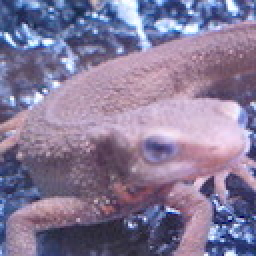
#> input picture Question_31_40/imori.jpg, 128 x 128 px, found by its file name (shown 2 times larger)
$ python prac_55.py
#> lines starting #> are read from the running program, lines starting #| are printed output that depends on the picture
import cv2
import numpy as np

img = cv2.imread('Question_31_40\imori.jpg')
#> img is the input picture: shape (128, 128, 3); mean B, G, R 152.8, 121.8, 134.1

# 2次元離散フーリエ変換 (DFT)のハイパーパラメーター
K, L = 128, 128
channel = 3

# bgr -> gray
def bgr2gray(img):
    gray = 0.2126 * img[..., 2] + 0.7152 * img[..., 1] + 0.0722 * img[..., 0]
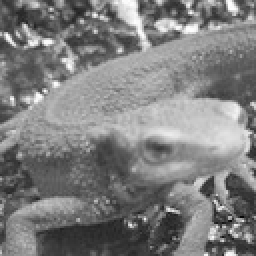
#> gray: shape (128, 128) float64 (shown 2 times larger); min 6.71, max 254.4, mean 126.7
    return gray

def dft(img):
    # 画像の高さ、幅を取得
    H, W = img.shape[:2]
#> H = 128; W = 128

    # DFT係数(np.complex: 複素数を扱うための型)
    G = np.zeros((L, K, channel), dtype=np.complex)

    # 元のイメージと一致(NumPy配列ndarrayをタイル状に繰り返し並べるnp.tile)
    x = np.tile(np.arange(W), (H, 1))
    y = np.arange(H).repeat(W).reshape(H, -1)

    # xとyは座標(画素の位置)を示す

    """
    x = [0 1 2 ・・・・ 125 126 127],
    ↓   [0 1 2 ・・・・ 125 126 127],
    128 ...
        [0 1 2 ・・・・ 125 126 127]

    y = [0 0 0 0 →128個],
    ↓   [1,1,1,1],
    128 ...
        [127 127 127・・・]
    """

    # DFTの計算(周波数成分G)
    for c in range(channel):
        for l in range(L):
            for k in range(K):
                G[l, k, c] = np.sum(img[..., c] * np.exp(-2j * np.pi * (x * k / K + y * l / L))) / np.sqrt(K * L)

    return G

# IDFT(逆二次元離散フーリエ変換)
def idft(G):
    # 画像の高さ、幅を取得
    H, W = G.shape[:2]
#> H = 128; W = 128
    # DFT係数(np.complex: 複素数を扱うための型)
    out = np.zeros((H, W, channel), dtype=np.float32)

    # 元のイメージと一致(NumPy配列ndarrayをタイル状に繰り返し並べるnp.tile)
    x = np.tile(np.arange(W), (H, 1))
    y = np.arange(H).repeat(W).reshape(H, -1)

    # IDFT(逆二次元離散フーリエ変換)
    for c in range(channel):
        for l in range(H):
            for k in range(W):
                out[l, k, c] = np.abs(np.sum(G[..., c] * np.exp(2j * np.pi * (x * k / W + y * l / H)))) / np.sqrt(W * H)
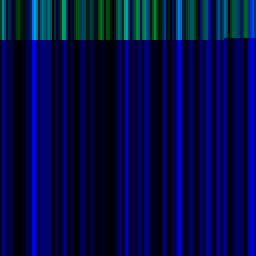
#> out: shape (128, 128, 3) float32 (shown 2 times larger); mean of channels 0, 1, 2 21.8, 2.8, 0; drawn with min black and max white

    # clipping(NumPy配列ndarrayを任意の最小値・最大値に収めるclip)
    # 0 ~ 255の範囲
    out = np.clip(out, 0, 255)
    out = out.astype(np.uint8)

    return out

def bpf(G,hratio=0.1,lratio=0.5):
    # lpfで象限ごとに値を入れ替える処理を行う
    H,W = G.shape[:2]
    _G = np.zeros_like(G)
    _G[:H//2,:W//2] = G[H//2:,W//2:]
    _G[:H//2,W//2:] = G[H//2:,:W//2]
    _G[H//2:,:W//2] = G[:H//2,W//2:]
    _G[H//2:,W//2:] = G[:H//2,:W//2]
    # 元のイメージと一致(NumPy配列ndarrayをタイル状に繰り返し並べるnp.tile)
    x = np.tile(np.arange(W), (H, 1))
    y = np.arange(H).repeat(W).reshape(H, -1)

    # フィルターの作成 画像の中心からの座標を設定
    _x = x - W//2
    _y = y - H//2
    r = np.sqrt(_x**2 + _y**2)

    # マスクの作成
    mask = np.ones((H,W),dtype=np.float32)
    # そもそも共通領域はない ⇒ | または条件
    mask[(r < (W//2 * hratio)) | (r > (W//2 * lratio))] = 0
    mask = np.repeat(mask, channel).reshape(H, W, channel)

    # フィルタリング
    _G *= mask

    # 入れ替え
    G[:H//2,:W//2] = _G[H//2:,W//2:]
    G[:H//2,W//2:] = _G[H//2:,:W//2]
    G[H//2:,:W//2] = _G[:H//2,W//2:]
    G[H//2:,W//2:] = _G[:H//2,:W//2]

    return G

# grayスケール化
img = bgr2gray(img)

# 2次元離散フーリエ変換
G = dft(img)

# バンドパスフィルタ
G = bpf(G)

# 逆二次元離散フーリエ変換
#> (the run stopped early here; a loop or call above may not have finished)
